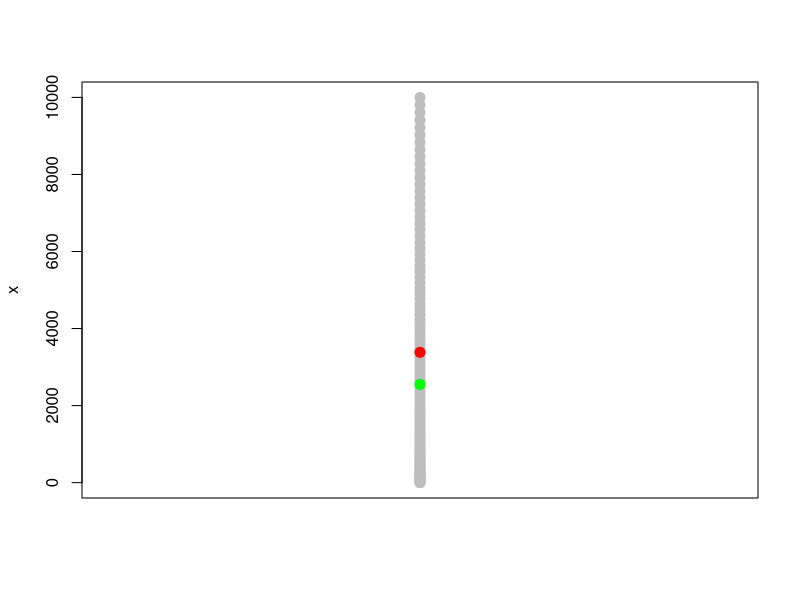

The R source for this figure:
#
# Title:
#   Ejercicios Computación Estadística - Hoja 6 - Ejercicio 1
#
# Author:
#   Sergio García Prado - garciparedes.me
#
# Date:
#   May 2018
#


f <- function(x, pch = 20, cex = 2, col.points = "gray", col.mean = "red",
              col.median = "green", ...) {
  plot(rep(0, length(x)), x, pch = pch, xaxt="n", xlab="", col = col.points,
       cex = cex, ...)
  points(0, mean(x), pch = pch, cex = cex,col = col.mean)
  points(0, median(x), pch = pch, cex = cex, col = col.median)
}


f((1:100)^2)
